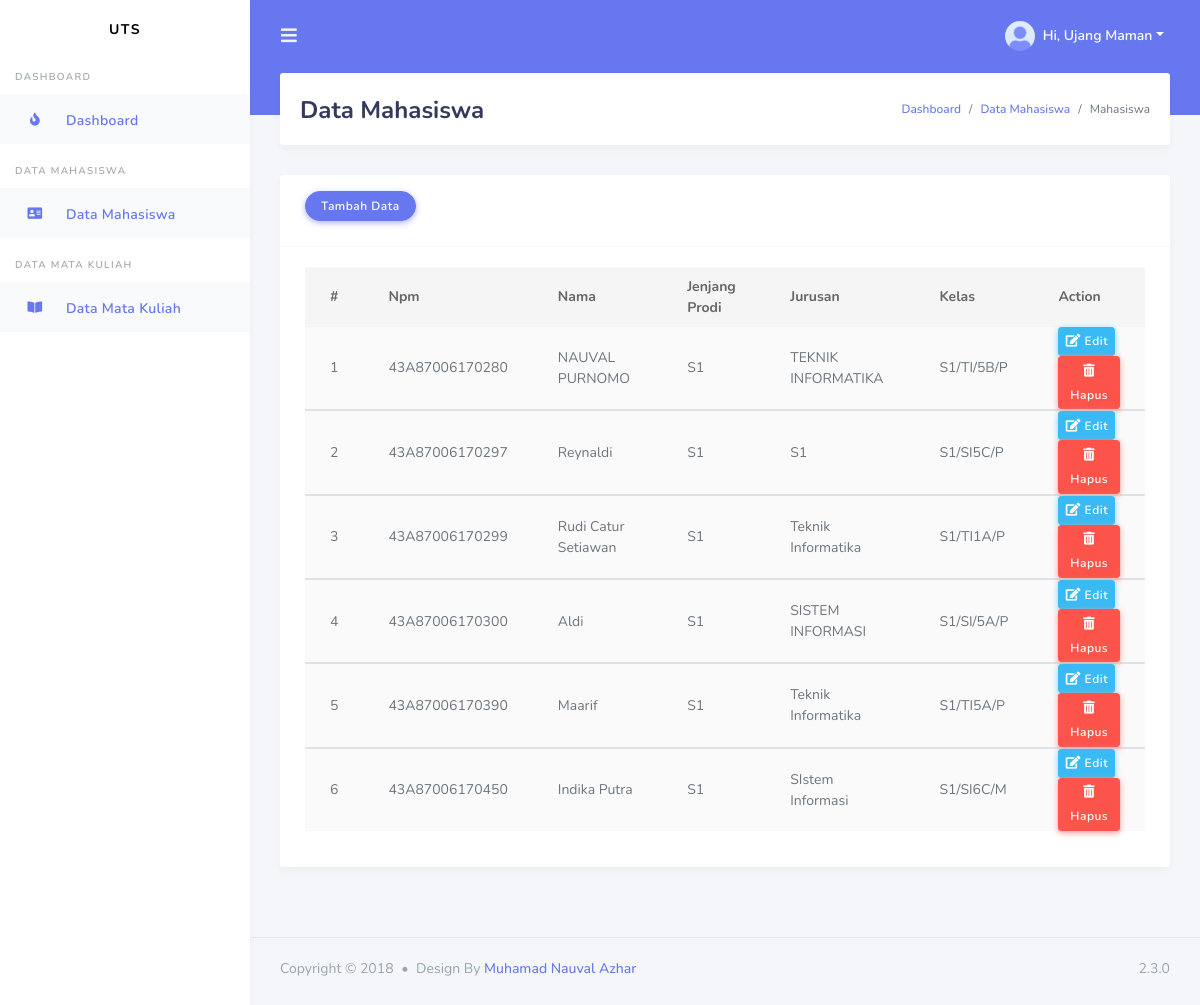
Screenshot of /index.php/mahasiswa with the database file from the repository.
### tables this page shows
CREATE TABLE `mahasiswa` (
  `npm` varchar(30) NOT NULL,
  `nama` varchar(50) NOT NULL,
  `jenjang` varchar(5) NOT NULL,
  `jurusan` varchar(30) NOT NULL,
  `kelas` varchar(15) NOT NULL
);

### application/controllers/Mahasiswa.php (called while the page is built, shortened)
<?php
class Mahasiswa extends CI_Controller {
	public function __construct()
	{
		$this->load->model("M_mahasiswa");
		$this->load->library('form_validation');
	}
	public function index(){
		$data["mahasiswa"] = $this->M_mahasiswa->getAll();
		$this->load->view("template/header");
		$this->load->view("template/sidebar");
		$this->load->view("mahasiswa", $data);
		$this->load->view("template/footer");
	}
}

### index.php (called while the page is built, shortened)
<?php
require_once BASEPATH.'core/CodeIgniter.php';

### application/models/M_mahasiswa.php (called while the page is built, shortened)
<?php
class M_mahasiswa extends CI_Model {
    public $_table = "mahasiswa";
    public function getAll(){
        return $this->db->get($this->_table)->result();
    }
}
?>

### application/views/mahasiswa.php (the view, shortened to what this page needs)
<div class="main-content">
        <section class="section">
          <div class="section-header">
            <h1>Data Mahasiswa</h1>
            <div class="section-header-breadcrumb">
              <div class="breadcrumb-item active"><a href="#">Dashboard</a></div>
              <div class="breadcrumb-item"><a href="#">Data Mahasiswa</a></div>
              <div class="breadcrumb-item">Mahasiswa</div>
            </div>
          </div>
          <div class="section-body">
          <div class="row">
              <div class="col-12">
                <div class="card">
                  <div class="card-header">
                  <div class="buttons">
                      <a href="<?= base_url('Mahasiswa/form_add')?>" class="btn btn-primary">Tambah Data </a>
                    </div>
                  </div>
                  <div class="card-body">
                    <div class="table-responsive">
                      <table class="table table-striped" id="table-1">
                        <thead>
                          <tr>
                            <th class="text-center">
                              #
                            </th>
                            <th>Npm</th>
                            <th>Nama</th>
                            <th>Jenjang Prodi</th>
                            <th>Jurusan </th>
                            <th>Kelas</th>
                            <th>Action</th>
                          </tr>
                        </thead>
                        <tbody>
                            <?php $no = 1;
                            foreach ($mahasiswa as $mhs){
                            ?>
                          <tr>
                            <td><?= $no++?></td>
                            <td><?= $mhs->npm?></td>
                            <td><?= $mhs->nama?></td>
                            <td><?= $mhs->jenjang?></td>
                            <td><?= $mhs->jurusan?></td>
                            <td><?= $mhs->kelas?></td>
                            <td>
                                <a href="<?php echo base_url('Mahasiswa/edit/'.$mhs->npm)?>" class="btn btn-sm btn-info"><i class="fas fa-edit"></i> Edit</a>
                                <a href="<?= base_url('Mahasiswa/delete/'.$mhs->npm)?>" onclick="return confirm('Apakah yakin ingin menghapus data?');" class="btn btn-sm btn-danger"><i class="fas fa-trash-alt"></i> Hapus</a>
                            </td>
                          </tr>
                        </tbody>
                            <?php }?>
                      </table>
                    </div>
                  </div>
                </div>
              </div>
          </div>
        </section>
                      </div>

### application/views/template/header.php (shortened to what this page needs)
<!DOCTYPE html>
<html lang="en">
<head>
  <link rel="stylesheet" href="https://stackpath.bootstrapcdn.com/bootstrap/4.3.1/css/bootstrap.min.css">
  <link rel="stylesheet" href="https://use.fontawesome.com/releases/v5.7.2/css/all.css">
  <link rel="stylesheet" href="<?= base_url('templates/assets/css/style.css')?>">
  <link rel="stylesheet" href="<?= base_url('templates/assets/css/components.css')?>">
</head>
<body>
  <div id="app">
    <div class="main-wrapper">
      <div class="navbar-bg"></div>
      <nav class="navbar navbar-expand-lg main-navbar">
        <form class="form-inline mr-auto">
          <ul class="navbar-nav mr-3">
            <li><a href="#" data-toggle="sidebar" class="nav-link nav-link-lg"><i class="fas fa-bars"></i></a></li>
          </ul>
        </form>
        <ul class="navbar-nav navbar-right">
          <li class="dropdown"><a href="#" data-toggle="dropdown" class="nav-link dropdown-toggle nav-link-lg nav-link-user">
            <img alt="image" src="<?= base_url('templates/assets/img/avatar/avatar-1.png')?>" class="rounded-circle mr-1">
            <div class="d-sm-none d-lg-inline-block">Hi, Ujang Maman</div></a>
          </li>
        </ul>
      </nav>
    </div>
</div>

### application/views/template/sidebar.php (shortened to what this page needs)
<div class="main-sidebar">
        <aside id="sidebar-wrapper">
          <div class="sidebar-brand">
            <a href="index.html">UTS</a>
          </div>
          <ul class="sidebar-menu">
              <li class="menu-header">Dashboard</li>
              <li class="active"><a class="nav-link" href="<?= base_url('Dashboard/index')?>"><i class="fas fa-fire"></i> <span>Dashboard</span></a></li>
              <li class="menu-header">Data Mahasiswa</li>
              <li class="active"><a class="nav-link" href="<?= base_url('Mahasiswa/index')?>"><i class="fas fa-address-card"></i> <span>Data Mahasiswa</span></a></li>
              <li class="menu-header">Data Mata Kuliah</li>
              <li class="active"><a class="nav-link" href="<?= base_url('Matakuliah/index')?>"><i class="fas fa-book-open"></i> <span>Data Mata Kuliah</span></a></li>
            </ul>
        </aside>
      </div>

### application/views/template/footer.php (shortened to what this page needs)
      <footer class="main-footer">
        <div class="footer-left">
          Copyright &copy; 2018 <div class="bullet"></div> Design By <a href="https://nauval.in/">Muhamad Nauval Azhar</a>
        </div>
        <div class="footer-right">
          2.3.0
        </div>
      </footer>
</body>
</html>

### rows the page displays
mahasiswa: npm "43A87006170280", nama "NAUVAL PURNOMO", jenjang "S1", jurusan "TEKNIK INFORMATIKA", kelas "S1/TI/5B/P"
mahasiswa: npm "43A87006170297", nama "Reynaldi", jenjang "S1", jurusan "S1", kelas "S1/SI5C/P"
mahasiswa: npm "43A87006170299", nama "Rudi Catur Setiawan", jenjang "S1", jurusan "Teknik Informatika", kelas "S1/TI1A/P"
mahasiswa: npm "43A87006170300", nama "Aldi", jenjang "S1", jurusan "SISTEM INFORMASI", kelas "S1/SI/5A/P"
mahasiswa: npm "43A87006170390", nama "Maarif", jenjang "S1", jurusan "Teknik Informatika", kelas "S1/TI5A/P"
mahasiswa: npm "43A87006170450", nama "Indika Putra", jenjang "S1", jurusan "SIstem Informasi", kelas "S1/SI6C/M"
